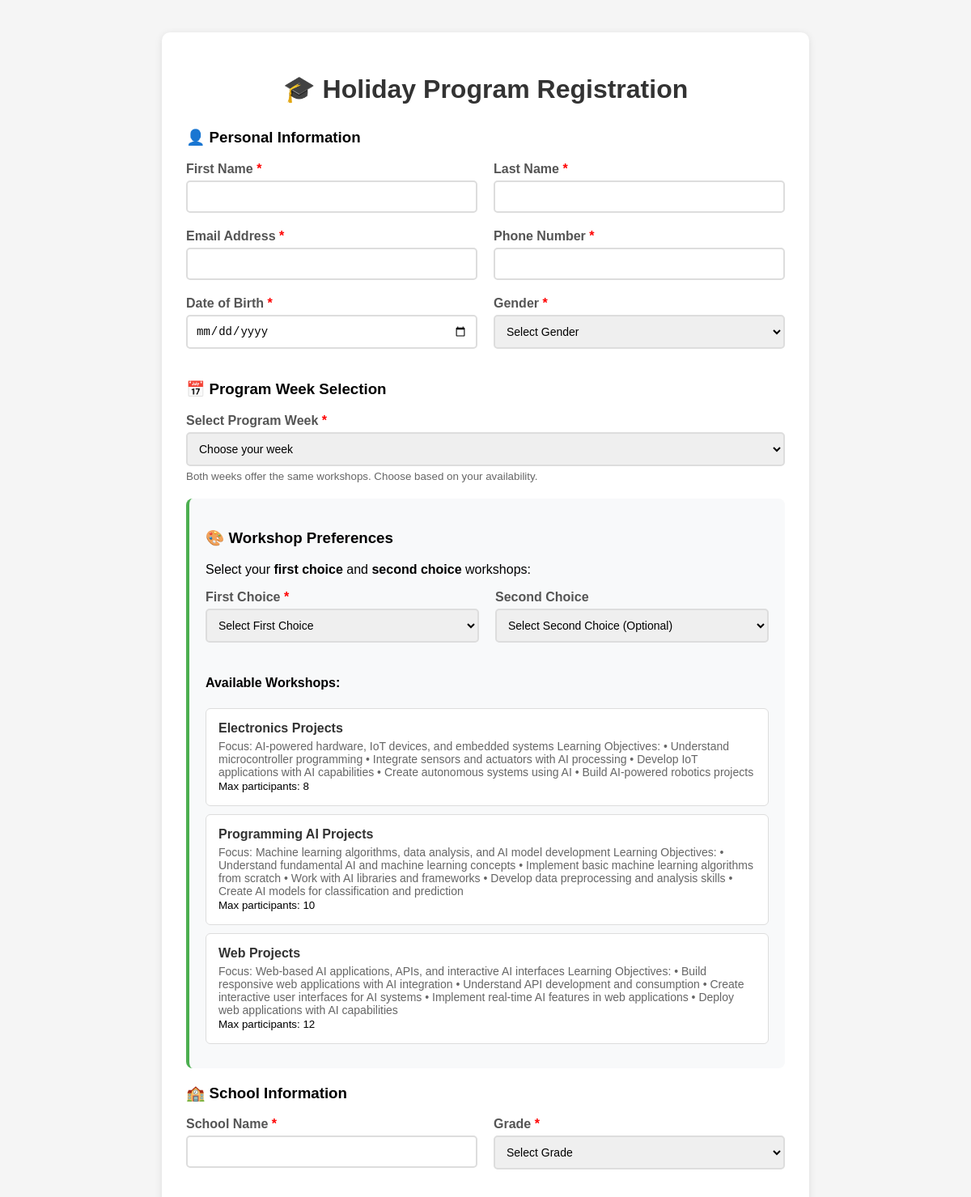
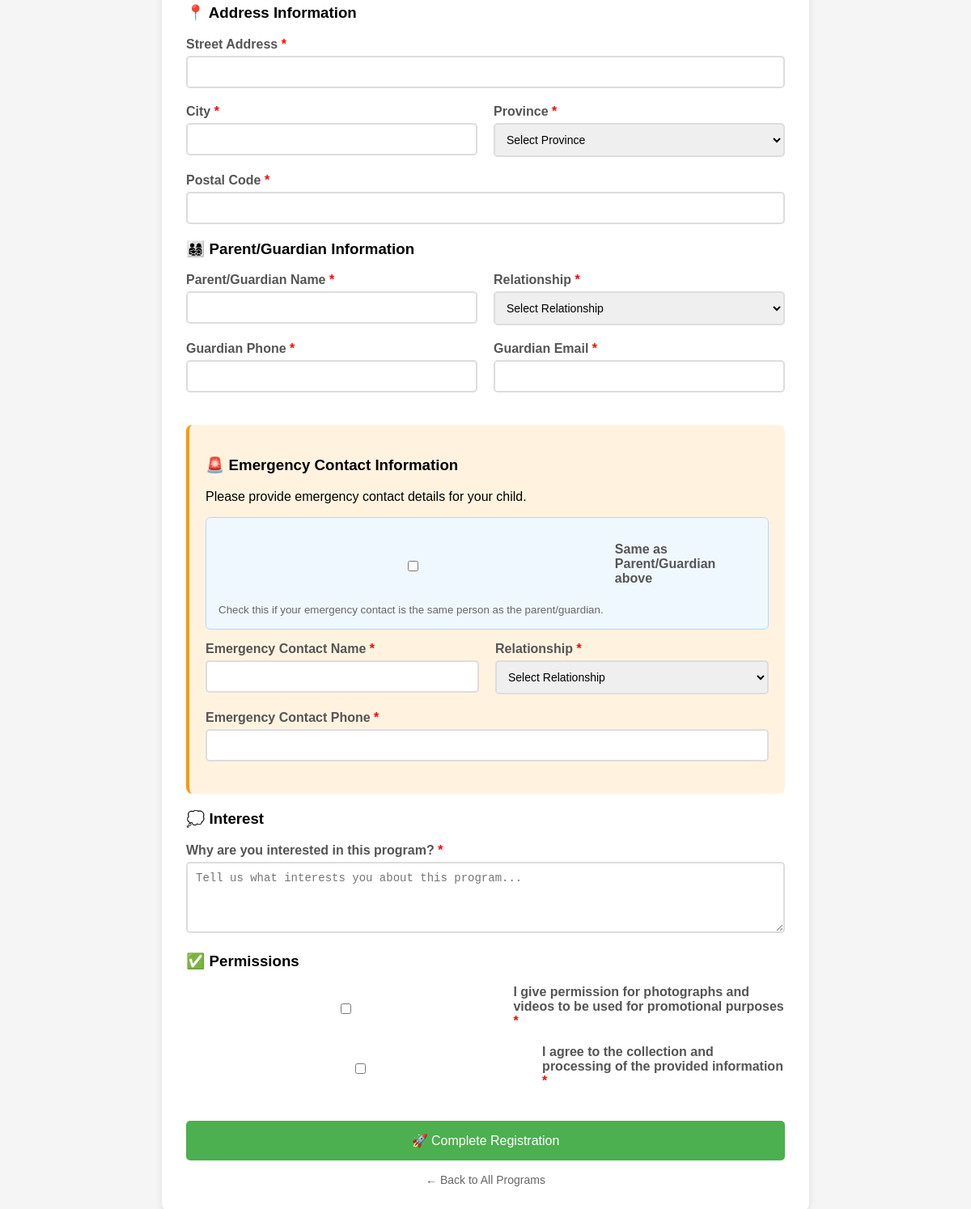
Screenshot of /app/Views/holidayPrograms/simple_registration.php?program_id=2 (signed in) with the database file from the repository (2 pictures, top to bottom).
### tables this page shows
CREATE TABLE `holiday_program_workshops` (
  `id` int NOT NULL,
  `program_id` int NOT NULL,
  `title` varchar(255) NOT NULL,
  `description` text,
  `instructor` varchar(255) DEFAULT NULL,
  `max_participants` int DEFAULT '15',
  `start_time` time DEFAULT NULL,
  `end_time` time DEFAULT NULL,
  `location` varchar(255) DEFAULT NULL,
  `created_at` timestamp NOT NULL DEFAULT CURRENT_TIMESTAMP,
  `updated_at` timestamp NOT NULL DEFAULT CURRENT_TIMESTAMP ON UPDATE CURRENT_TIMESTAMP,
  `prerequisites` text COMMENT 'Workshop prerequisites and requirements',
  `cohort_id` int DEFAULT NULL COMMENT 'Link workshop to specific cohort',
  `week_number` int DEFAULT '1' COMMENT 'Which week of program this workshop runs'
);

### app/Views/holidayPrograms/simple_registration.php (the view, shortened to what this page needs)
<?php
$programId = isset($_GET['program_id']) ? (int)$_GET['program_id'] : 2;
$success = false;
$workshops = [];
try {
    require_once '../../../server.php';
    if ($conn) {
        $workshopSql = "SELECT id, title, description, max_participants FROM holiday_program_workshops WHERE program_id = ? ORDER BY title";
        $workshopStmt = $conn->prepare($workshopSql);
        if ($workshopStmt) {
            $workshopStmt->bind_param("i", $programId);
            $workshopStmt->execute();
            $result = $workshopStmt->get_result();
            while ($row = $result->fetch_assoc()) {
                $workshops[] = $row;
            }
        }
    }
} catch (Exception $e) {
}
?>
<!DOCTYPE html>
<html lang="en">
<head>
</head>
<body>
    <div class="form-container">
        <h1>🎓 Holiday Program Registration</h1>
        <?php if ($success): ?>
            <div class="success">
                <h2>✅ Registration Successful!</h2>
                <p>Thank you for registering for the holiday program.</p>
                <p><strong>Registration ID:</strong> #<?php echo $registrationId; ?></p>
                <p><strong>Workshop Preferences:</strong>
                <?php
                $prefs = json_decode($workshopPreferenceJson, true);
                if (!empty($prefs)) {
                    $workshopNames = [];
                    foreach ($prefs as $prefId) {
                        foreach ($workshops as $workshop) {
                            if ($workshop['id'] == $prefId) {
                                $workshopNames[] = $workshop['title'];
                                break;
                            }
                        }
                    }
                    echo implode(', ', $workshopNames);
                }
                ?>
                </p>
                <p><strong>Emergency Contact:</strong> <?php echo htmlspecialchars($emergencyContactName); ?> (<?php echo htmlspecialchars($emergencyContactRelationship); ?>)</p>
                <p>You will receive a confirmation email shortly.</p>
                <p><strong>Selected Week:</strong> <?php echo htmlspecialchars($cohortNames[$cohortId] ?? 'Unknown'); ?></p>
                <p><strong>Dashboard Access:</strong> You will receive an email with instructions to set up your password and access your program dashboard.</p>
                <div style="margin-top: 20px;">
                    <a href="holidayProgramIndex.php" class="submit-btn" style="text-decoration: none; display: inline-block; text-align: center;">
                        🏠 Back to Programs
                    </a>
                </div>
            </div>
        <?php else: ?>
            <form method="POST" action="">
                <h3>👤 Personal Information</h3>
                <div class="form-row">
                    <div class="form-group">
                        <label for="first_name">First Name <span class="required">*</span></label>
                        <input type="text" id="first_name" name="first_name" required
                               value="<?php echo htmlspecialchars($_POST['first_name'] ?? ''); ?>">
                    </div>
                    <div class="form-group">
                        <label for="last_name">Last Name <span class="required">*</span></label>
                        <input type="text" id="last_name" name="last_name" required
                               value="<?php echo htmlspecialchars($_POST['last_name'] ?? ''); ?>">
                    </div>
                </div>
                <div class="form-row">
                    <div class="form-group">
                        <label for="email">Email Address <span class="required">*</span></label>
                        <input type="email" id="email" name="email" required
                               value="<?php echo htmlspecialchars($_POST['email'] ?? ''); ?>">
                    </div>
                    <div class="form-group">
                        <label for="phone">Phone Number <span class="required">*</span></label>
                        <input type="tel" id="phone" name="phone" required
                               value="<?php echo htmlspecialchars($_POST['phone'] ?? ''); ?>">
                    </div>
                </div>
                <div class="form-row">
                    <div class="form-group">
                        <label for="date_of_birth">Date of Birth <span class="required">*</span></label>
                        <input type="date" id="date_of_birth" name="date_of_birth" required
                               value="<?php echo htmlspecialchars($_POST['date_of_birth'] ?? ''); ?>">
                    </div>
                    <div class="form-group">
                        <label for="gender">Gender <span class="required">*</span></label>
                        <select id="gender" name="gender" required>
                            <option value="">Select Gender</option>
                        </select>
                    </div>
                </div>
                <h3>📅 Program Week Selection</h3>
                <div class="form-group">
                    <label for="cohort_id">Select Program Week <span class="required">*</span></label>
                    <select id="cohort_id" name="cohort_id" required>
                        <option value="">Choose your week</option>
                    </select>
                    <small style="color: #666; display: block; margin-top: 5px;">
                        Both weeks offer the same workshops. Choose based on your availability.
                    </small>
                </div>
                <div class="workshop-selection">
                    <h3>🎨 Workshop Preferences</h3>
                    <p>Select your <strong>first choice</strong> and <strong>second choice</strong> workshops:</p>
                    <div class="form-row">
                        <div class="form-group">
                            <label for="workshop_1">First Choice <span class="required">*</span></label>
                            <select id="workshop_1" name="workshop_1" required>
                                <option value="">Select First Choice</option>
                            </select>
                        </div>
                        <div class="form-group">
                            <label for="workshop_2">Second Choice</label>
                            <select id="workshop_2" name="workshop_2">
                                <option value="">Select Second Choice (Optional)</option>
                            </select>
                        </div>
                    </div>
                    <div style="margin-top: 20px;">
                        <h4>Available Workshops:</h4>
                        <?php foreach ($workshops as $workshop): ?>
                            <div class="workshop-option">
                                <h4><?php echo htmlspecialchars($workshop['title']); ?></h4>
                                <p><?php echo htmlspecialchars($workshop['description']); ?></p>
                                <small>Max participants: <?php echo $workshop['max_participants']; ?></small>
                            </div>
                        <?php endforeach; ?>
                    </div>
                </div>
                <h3>🏫 School Information</h3>
                <div class="form-row">
                    <div class="form-group">
                        <label for="school">School Name <span class="required">*</span></label>
                        <input type="text" id="school" name="school" required
                               value="<?php echo htmlspecialchars($_POST['school'] ?? ''); ?>">
                    </div>
                    <div class="form-group">
                        <label for="grade">Grade <span class="required">*</span></label>
                        <select id="grade" name="grade" required>
                            <option value="">Select Grade</option>
                        </select>
                    </div>
                </div>
                <h3>📍 Address Information</h3>
                <div class="form-group">
                    <label for="address">Street Address <span class="required">*</span></label>
                    <input type="text" id="address" name="address" required
                           value="<?php echo htmlspecialchars($_POST['address'] ?? ''); ?>">
                </div>
                <div class="form-row">
                    <div class="form-group">
                        <label for="city">City <span class="required">*</span></label>
                        <input type="text" id="city" name="city" required
                               value="<?php echo htmlspecialchars($_POST['city'] ?? ''); ?>">
                    </div>
                    <div class="form-group">
                        <label for="province">Province <span class="required">*</span></label>
                        <select id="province" name="province" required>
                            <option value="">Select Province</option>
                        </select>
                    </div>
                </div>
                <div class="form-group">
                    <label for="postal_code">Postal Code <span class="required">*</span></label>
                    <input type="text" id="postal_code" name="postal_code" required
                           value="<?php echo htmlspecialchars($_POST['postal_code'] ?? ''); ?>">
                </div>
                <h3>👨‍👩‍👧‍👦 Parent/Guardian Information</h3>
                <div class="form-row">
                    <div class="form-group">
                        <label for="guardian_name">Parent/Guardian Name <span class="required">*</span></label>
                        <input type="text" id="guardian_name" name="guardian_name" required
                               value="<?php echo htmlspecialchars($_POST['guardian_name'] ?? ''); ?>">
                    </div>
                    <div class="form-group">
                        <label for="guardian_relationship">Relationship <span class="required">*</span></label>
                        <select id="guardian_relationship" name="guardian_relationship" required>
                            <option value="">Select Relationship</option>
                        </select>
                    </div>
                </div>
                <div class="form-row">
                    <div class="form-group">
                        <label for="guardian_phone">Guardian Phone <span class="required">*</span></label>
                        <input type="tel" id="guardian_phone" name="guardian_phone" required
                               value="<?php echo htmlspecialchars($_POST['guardian_phone'] ?? ''); ?>">
                    </div>
                    <div class="form-group">
                        <label for="guardian_email">Guardian Email <span class="required">*</span></label>
                        <input type="email" id="guardian_email" name="guardian_email" required
                               value="<?php echo htmlspecialchars($_POST['guardian_email'] ?? ''); ?>">
                    </div>
                </div>
                <div class="emergency-contact">
                    <h3>🚨 Emergency Contact Information</h3>
                    <p>Please provide emergency contact details for your child.</p>
                    <div class="same-as-guardian">
                        <div class="checkbox-group">
                            <input type="checkbox" id="same_as_guardian" name="same_as_guardian" value="1"
                                   <?php echo isset($_POST['same_as_guardian']) ? 'checked' : ''; ?>>
                            <label for="same_as_guardian">Same as Parent/Guardian above</label>
                        </div>
                        <small style="color: #666;">Check this if your emergency contact is the same person as the parent/guardian.</small>
                    </div>
                    <div id="emergency_fields" class="emergency-fields <?php echo isset($_POST['same_as_guardian']) ? 'disabled' : ''; ?>">
                        <div class="form-row">
                            <div class="form-group">
                                <label for="emergency_contact_name">Emergency Contact Name <span class="required">*</span></label>
                                <input type="text" id="emergency_contact_name" name="emergency_contact_name"
                                       value="<?php echo htmlspecialchars($_POST['emergency_contact_name'] ?? ''); ?>"
                                       <?php echo isset($_POST['same_as_guardian']) ? '' : 'required'; ?>>
                            </div>
                            <div class="form-group">
                                <label for="emergency_contact_relationship">Relationship <span class="required">*</span></label>
                                <select id="emergency_contact_relationship" name="emergency_contact_relationship"
                                        <?php echo isset($_POST['same_as_guardian']) ? '' : 'required'; ?>>
                                    <option value="">Select Relationship</option>
                                </select>
                            </div>
                        </div>
                        <div class="form-group">
                            <label for="emergency_contact_phone">Emergency Contact Phone <span class="required">*</span></label>
                            <input type="tel" id="emergency_contact_phone" name="emergency_contact_phone"
                                   value="<?php echo htmlspecialchars($_POST['emergency_contact_phone'] ?? ''); ?>"
                                   <?php echo isset($_POST['same_as_guardian']) ? '' : 'required'; ?>>
                        </div>
                    </div>
                </div>
                <h3>💭 Interest</h3>
                <div class="form-group">
                    <label for="why_interested">Why are you interested in this program? <span class="required">*</span></label>
                    <textarea id="why_interested" name="why_interested" rows="4" required
                              placeholder="Tell us what interests you about this program..."><?php echo htmlspecialchars($_POST['why_interested'] ?? ''); ?></textarea>
                </div>
                <h3>✅ Permissions</h3>
                <div class="checkbox-group">
                    <input type="checkbox" id="photo_permission" name="photo_permission" value="1" required>
                    <label for="photo_permission">I give permission for photographs and videos to be used for promotional purposes <span class="required">*</span></label>
                </div>
                <div class="checkbox-group">
                    <input type="checkbox" id="data_permission" name="data_permission" value="1" required>
                    <label for="data_permission">I agree to the collection and processing of the provided information <span class="required">*</span></label>
                </div>
                <button type="submit" name="submit" class="submit-btn">
                    🚀 Complete Registration
                </button>
                <div style="margin-top: 15px; text-align: center;">
                    <a href="holidayProgramIndex.php" style="color: #666; text-decoration: none; font-size: 14px;">
                        ← Back to All Programs
                    </a>
                </div>
            </form>
        <?php endif; ?>
    </div>
</body>
</html>

### rows the page displays
holiday_program_workshops: title "Electronics Projects", description "Focus: AI-powered hardware, IoT devices, and embedded systems Learning Objectives: • Understand microcontroller programming • Integrate sensors and actuators with AI processing • Develop IoT applications with AI capabilities • Create autonomous systems using AI • Build AI-powered robotics projects", max_participants "8"
holiday_program_workshops: title "Programming AI Projects", description "Focus: Machine learning algorithms, data analysis, and AI model development Learning Objectives: • Understand fundamental AI and machine learning concepts • Implement basic machine learning algorithms from scratch • Work with AI libraries and frameworks • Develop data preprocessing and analysis skills • Create AI models for classification and prediction", max_participants "10"
holiday_program_workshops: title "Web Projects", description "Focus: Web-based AI applications, APIs, and interactive AI interfaces Learning Objectives: • Build responsive web applications with AI integration • Understand API development and consumption • Create interactive user interfaces for AI systems • Implement real-time AI features in web applications • Deploy web applications with AI capabilities", max_participants "12"
